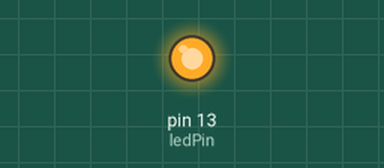
Simulated run of this sketch. Board: Arduino Uno, built with avr-gcc and run on an emulated ATmega328P. Parts: output pins drawn as LEDs (lit = HIGH). What the sketch prints to the serial monitor is not drawn.

Above: at 0.1 s.
Timing chart, 0 to 1.6 s (numbered marks = the images above):
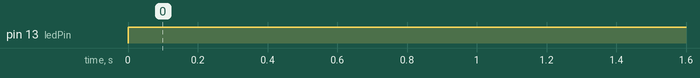

Measured:
- by itself, pin 13 (ledPin): LOW → HIGH at 0.00 s

The sketch:

serialTest.ino
```cpp
const int ledPin = 13;

void setup() {
  // put your setup code here, to run once:
  pinMode(ledPin, OUTPUT);
  digitalWrite(ledPin, HIGH);
  Serial.begin(38400);
  Serial.print('a');
  char a = 'b';
  while (a != 'a'){
    a = Serial.read();
  }
}

void loop() {
  // put your main code here, to run repeatedly:
  digitalWrite(ledPin, LOW);
  delay(5000);
}
```
